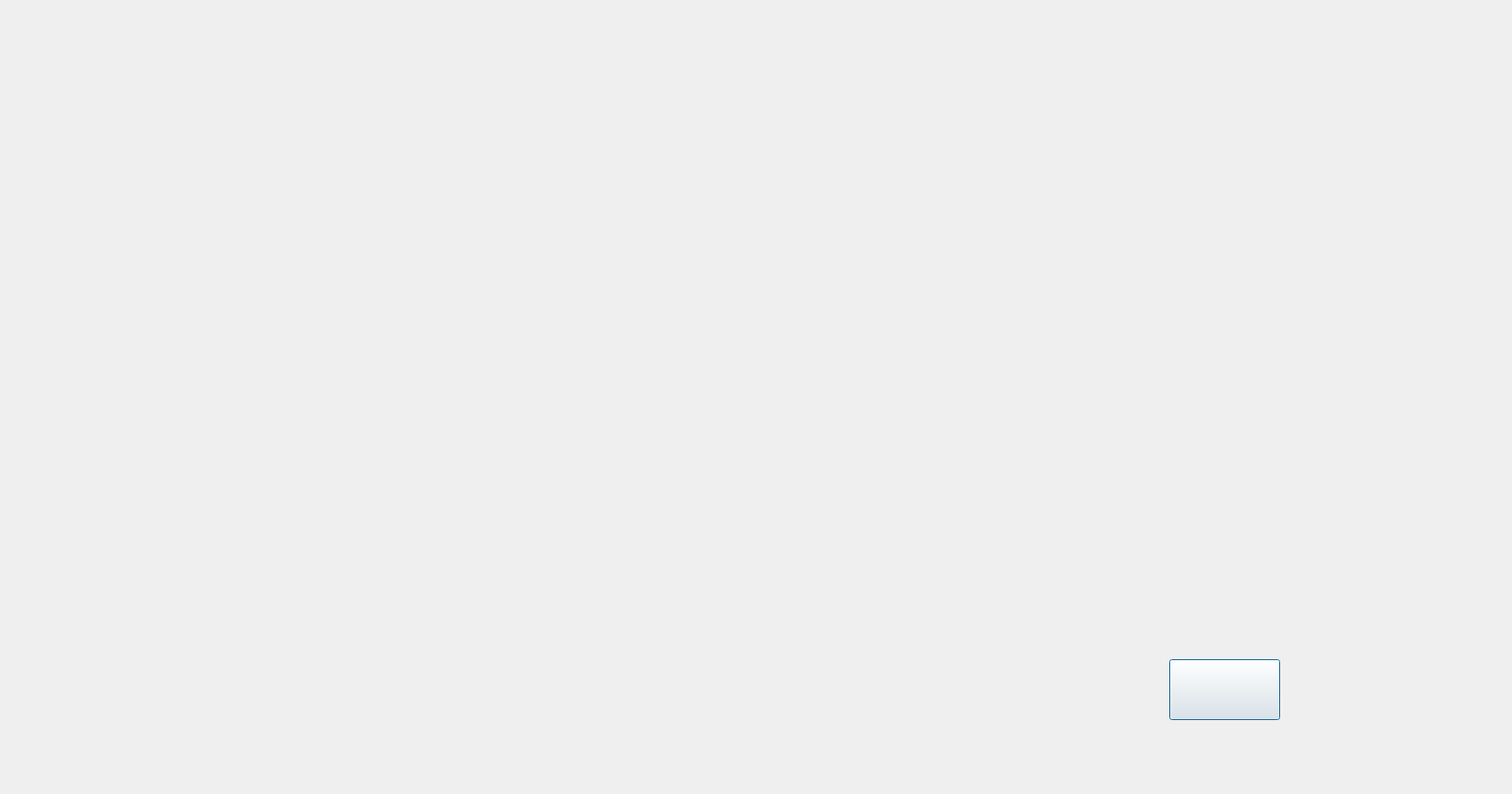
<?xml version="1.0" encoding="UTF-8"?>
<ui version="4.0">
 <class>Easy</class>
 <widget class="QDialog" name="Easy">
  <property name="geometry">
   <rect>
    <x>0</x>
    <y>0</y>
    <width>1513</width>
    <height>795</height>
   </rect>
  </property>
  <property name="windowTitle">
   <string>Dialog</string>
  </property>
  <widget class="QPushButton" name="pushButton_3">
   <property name="geometry">
    <rect>
     <x>1170</x>
     <y>660</y>
     <width>111</width>
     <height>61</height>
    </rect>
   </property>
   <property name="styleSheet">
    <string notr="true">border-image:url(:/images/backbutton.png)</string>
   </property>
   <property name="text">
    <string/>
   </property>
  </widget>
 </widget>
 <resources/>
 <connections/>
</ui>
